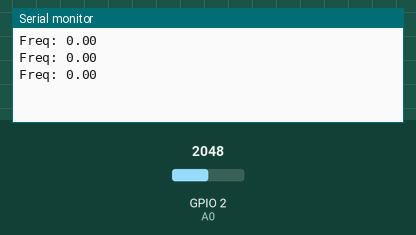
Bench run of a program on a simulated ESP32. Shown: the last lines printed to the serial monitor. Inputs (shaded band) come from the test bench; at power-on: GPIO 2 (A0) = 2048.

Above: at 1.2 s.
1.3 s: GPIO 2 (A0) set to 2866
At 1.86 s:
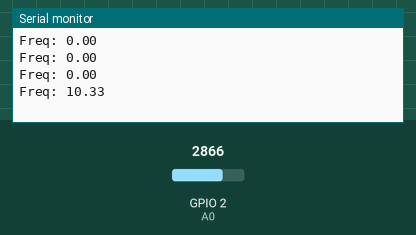
2.8 s: GPIO 2 (A0) set to 3603
At 3.13 s:
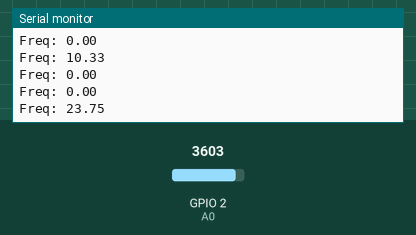
Timing chart, 0 to 5.8 s (numbered marks = the images above; inputs shaded):
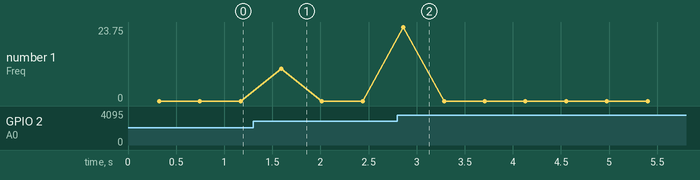

Measured:
- after the input at 1.3 s, the serial monitor: prints a new line after 0.29 s (image 1)
- after the input at 2.8 s, the serial monitor: prints a new line after 0.06 s (image 2)

The program:

main.cpp
```cpp
#include <Arduino.h>
#include <arduinoFFT.h>

// valores definidos
#define SAMPLES 64             //Must be a power of 2
#define SAMPLING_FREQUENCY 200 //Hz, must be less than 10000 due to ADC

// pinos utilizados
#define A0 2
#define D0 4
// variáveis globais
arduinoFFT FFT = arduinoFFT();
unsigned int sampling_period_us;
unsigned long microseconds;
double freq = 0;
int let_PA = 0, let_PD = 0;
double vals[SAMPLES], img[SAMPLES];


// declaração de funções
double calc_freq();


void setup() {
  //Configura portas do SW18010P
  pinMode(A0, INPUT);
  pinMode(D0, INPUT);
  sampling_period_us = round(1000000*(1.0/SAMPLING_FREQUENCY));
  Serial.begin(9600);
}

void loop() {
  //Leitura dos valores e apresentação na serial
  // popula um vetor por um periodo de 200ms

  for (int x = 0 ; x < SAMPLES ; x++){
    microseconds = micros();    //Overflows after around 70 minutes!
    vals[x] = analogRead(A0);
    img[x] = 0;
    while(micros() < (microseconds + sampling_period_us)){}
  }
  freq = calc_freq();
  Serial.print("Freq: ");
  Serial.println(freq);
  delay(100);
}

double calc_freq() {
  double fr = 0;
  FFT.Windowing(vals, SAMPLES, FFT_WIN_TYP_HAMMING, FFT_FORWARD);
  FFT.Compute(vals, img, SAMPLES, FFT_FORWARD);
  FFT.ComplexToMagnitude(vals, img, SAMPLES);
  fr = FFT.MajorPeak(vals, SAMPLES, SAMPLING_FREQUENCY);
  return fr;
}
```
